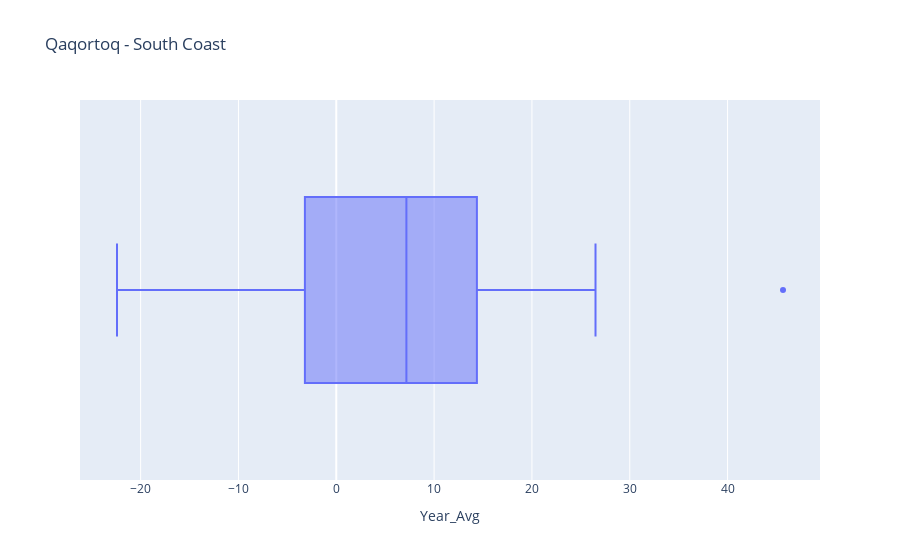

Notebook cell for this chart:
### Code cell
import plotly.express as px
px.box(s1_year_avg, x='Year_Avg', title="Qaqortoq - South Coast")

### Figure 1 — Plotly figure (JSON) as saved in the notebook; plotly's stock layout.template omitted (floating-point values rounded to 4 significant figures; data arrays with more than 128 entries replaced by an {"elided": "..."} marker saying what was removed)
{"data": [{"alignmentgroup": "True", "hovertemplate": "Year_Avg=%{x}<extra></extra>", "legendgroup": "", "marker": {"color": "#636efa"}, "name": "", "notched": false, "offsetgroup": "", "orientation": "h", "showlegend": false, "type": "box", "x": {"elided": "141 float values"}, "x0": " ", "xaxis": "x", "y0": " ", "yaxis": "y"}], "layout": {"boxmode": "group", "legend": {"tracegroupgap": 0}, "title": {"text": "Qaqortoq - South Coast"}, "xaxis": {"anchor": "y", "domain": [0, 1], "title": {"text": "Year_Avg"}}, "yaxis": {"anchor": "x", "domain": [0, 1]}}}
